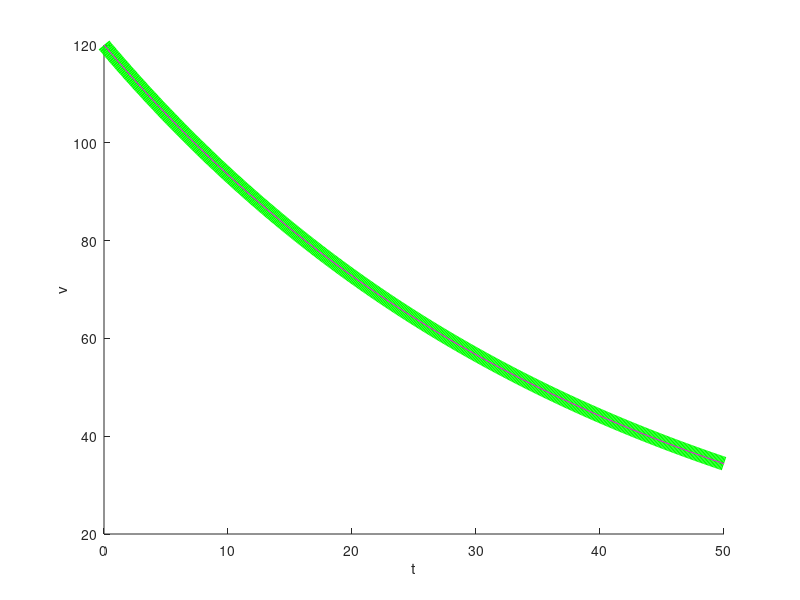

Write MATLAB code to recreate this figure.
 %% ME 3001 - Mechanical Engineering Analysis
% 
% Tristan Hill - modified from Dr. Han - 7/21/2014
%
% 2nd and 4th order Runga-Kutta methods
%
% Example 1 
%% 

clear all
close all 
clc

% ODE to solve: dy/dx=(1-x)y, initial condition y=1 at x=0

c=0.5;
m=20;
vo=120;

slopeFun=@(t,v) -c/m*v

%% look at the theoretical solution
dt=0.1;
time=0:dt:50
v_theo=vo*exp(-c/m*time)
v_rk2(1)=vo;
%% compare with rk2
i=1;t=0;
while t<50
    
   k1=slopeFun(t,v_rk2(i))*dt; 
   k2=slopeFun(t+dt,v_rk2(i)+k1)*dt;
   v_rk2(i+1)=v_rk2(i)+k1/2+k2/2;
   i=i+1; 
   t=t+dt; 
end




%% compare with ode45

[t_45,v_45]= ode45(slopeFun,time,vo)

figure(1);hold on

plot(time,v_theo,'r--')
plot(time,v_rk2,'g','LineWidth',10)
plot(t_45,v_45,'m','MarkerSize',10)
xlabel('t');ylabel('v')
